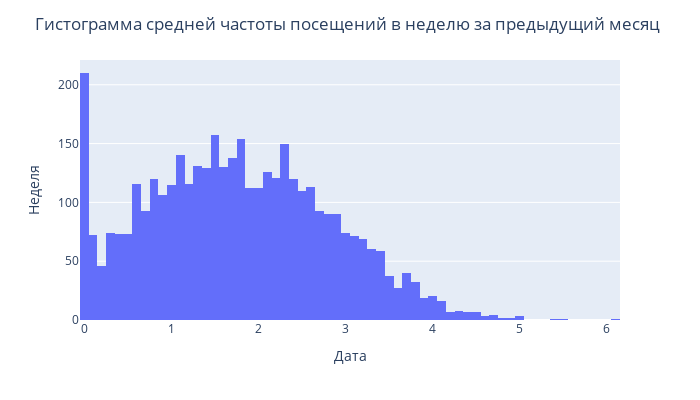

The cell this chart's notebook holds for it:
### Code cell
# гистограмма средней частоты посещений в неделю за предыдущий месяц
chart(px.histogram(df, x="avg_class_frequency_current_month"),
      'Гистограмма средней частоты посещений в неделю за предыдущий месяц',
      'Неделя',
      'Дата')

### Figure 1 — Plotly figure (JSON) as saved in the notebook; plotly's stock layout.template omitted (floating-point values rounded to 4 significant figures; data arrays with more than 128 entries replaced by an {"elided": "..."} marker saying what was removed)
{"data": [{"alignmentgroup": "True", "bingroup": "x", "hovertemplate": "avg_class_frequency_current_month=%{x}<br>count=%{y}<extra></extra>", "legendgroup": "", "marker": {"color": "#636efa", "pattern": {"shape": ""}}, "name": "", "offsetgroup": "", "orientation": "v", "showlegend": false, "type": "histogram", "x": {"elided": "4000 float values"}, "xaxis": "x", "yaxis": "y"}], "layout": {"barmode": "relative", "height": 400, "legend": {"tracegroupgap": 0}, "margin": {"t": 60}, "title": {"text": "Гистограмма средней частоты посещений в неделю за предыдущий месяц"}, "width": 700, "xaxis": {"anchor": "y", "domain": [0, 1], "title": {"text": "Дата"}}, "yaxis": {"anchor": "x", "domain": [0, 1], "title": {"text": "Неделя"}}}}
